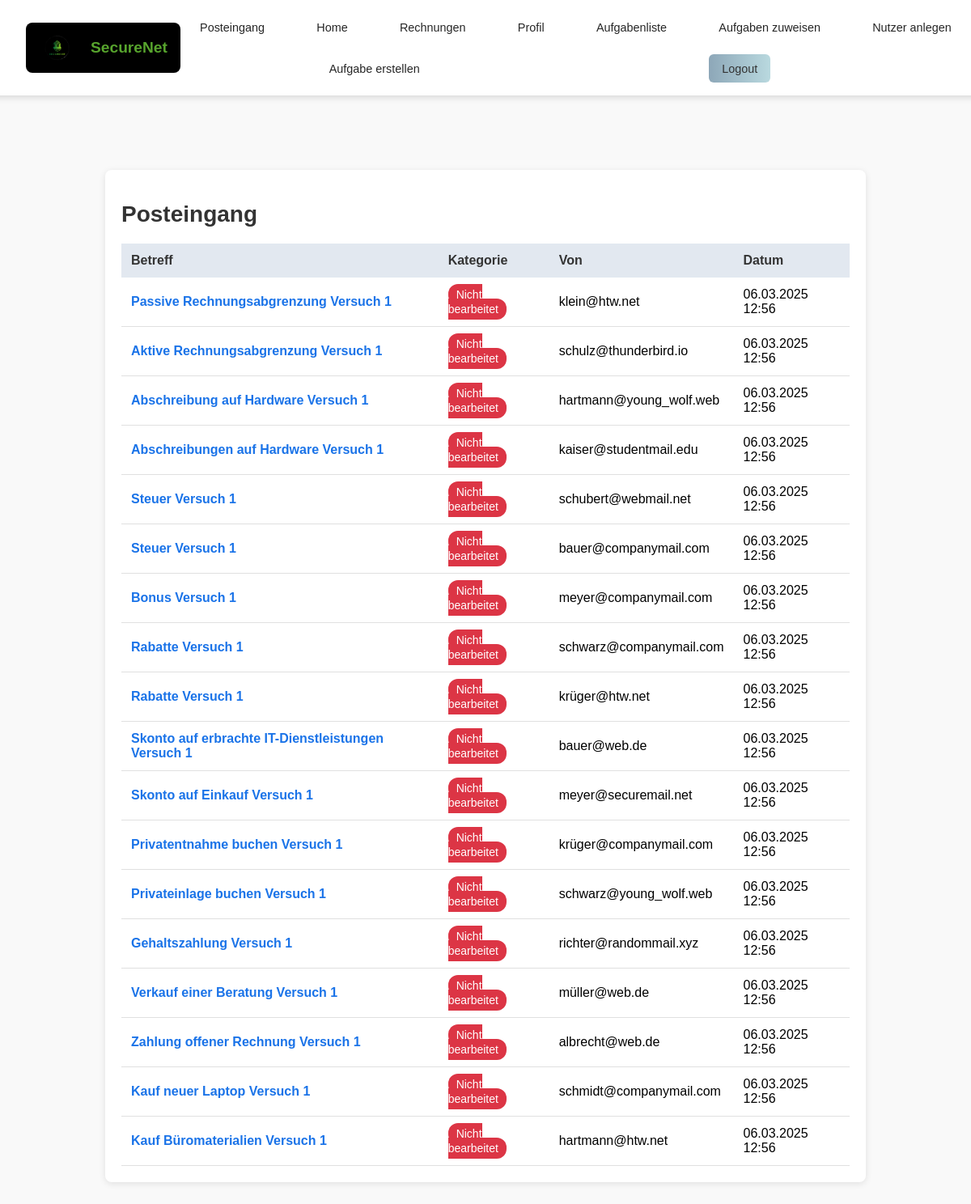
Before: /posts/posteingang/ (signed in) with the older database file.
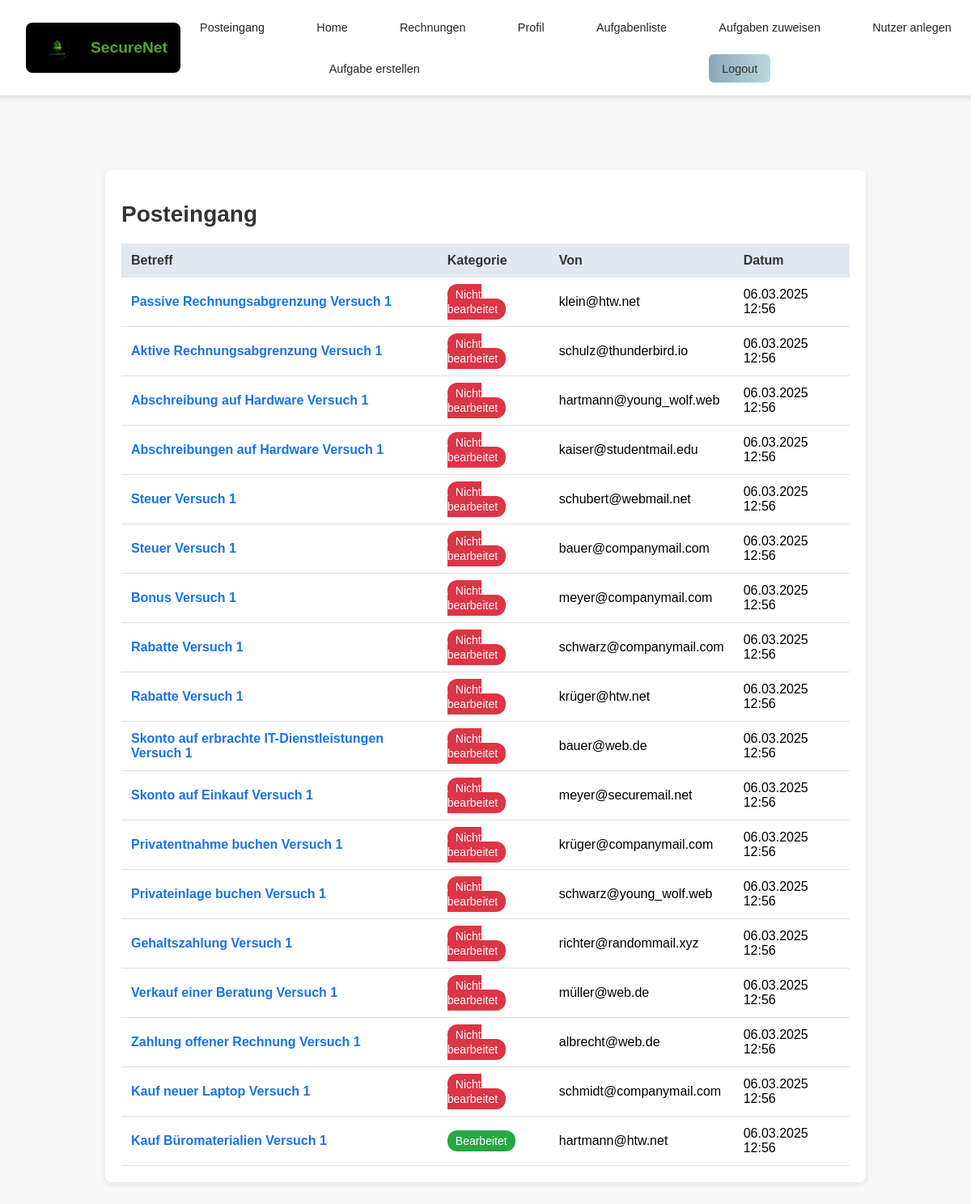
After: the same page with the newer database file.
### posts/models.py (models this page shows, shortened)
class Mail(models.Model):
    nutzer = models.ForeignKey(settings.AUTH_USER_MODEL, on_delete=models.CASCADE)
    aufgabe = models.ForeignKey(Aufgabe_neu, on_delete=models.CASCADE, null=True, blank=True)
    absender = models.ForeignKey(Absender, on_delete=models.CASCADE, null=True, blank=True)  # Neu
    betreff = models.CharField(max_length=255)
    mailtext = models.TextField()
    versuch = models.PositiveIntegerField(default=1)
    von = models.CharField(max_length=100, default="system@secure-net.de")
    absender_name = models.CharField(max_length=100, default="")  # Neuer Name
    absender_adresse = models.CharField(max_length=255, default="")  # Neue Adresse
    datum = models.DateTimeField(auto_now_add=True)
    status = models.CharField(max_length=50, choices=[
        ('nicht bearbeitet', 'Nicht bearbeitet'),
        ('bearbeitet', 'Bearbeitet')
    ], default='nicht bearbeitet')

class Absender(models.Model):
    name = models.CharField(max_length=100)
    email = models.EmailField(max_length=100)
    straße = models.CharField(max_length=255)
    stadt = models.CharField(max_length=100)
    plz = models.CharField(max_length=10)
    telnr = models.IntegerField(null=True)

### posts/views.py (the view)
# urls.py: path('posteingang/', views.posteingang, name='posteingang'),
@login_required
def posteingang(request):
    mails = Mail.objects.filter(nutzer_id=request.user.id).order_by('-datum')
    for mail in mails:
        buchung_vorhanden = Buchung.objects.filter(
            aufgabe=mail.aufgabe,
            nutzer=request.user,
            versuch=mail.versuch  # Korrekte Zuordnung zum Versuch
        ).exists()
        if buchung_vorhanden:
            mail.status = 'bearbeitet'
        mail.save()
    return render(request, 'posts/posteingang.html', {'mails': mails})

### posts/templates/posts/posteingang.html (shortened to what this page needs)
{% extends 'master_layout.html' %}
{% load static%}
{% block css %}
<link rel="stylesheet" href="{% static 'css/posteingang.css' %}">
{% endblock %}
{% block content %}
    <div class="container">
        <h1 class="title">Posteingang</h1>
        <div class="table-container">
            <table class="mail-table">
                <thead>
                    <tr>
                        <th>Betreff</th>
                        <th>Kategorie</th>
                        <th>Von</th>
                        <th>Datum</th>
                    </tr>
                </thead>
                <tbody>
                    {% for mail in mails %}
                    <tr class="mail-row" onclick="window.location='{% url 'posts:mail_detail' mail.id %}'">
                        <td>
                            <span class="mail-subject">{{ mail.betreff }}</span>
                        </td>
                        <td>
                            {% if mail.status == 'bearbeitet' %}
                                <span class="status status-bearbeitet">Bearbeitet</span>
                            {% else %}
                                <span class="status status-nicht-bearbeitet">Nicht bearbeitet</span>
                            {% endif %}
                        </td>
                        <td>{{ mail.absender.email }}</td>
                        <td>{{ mail.datum|date:"d.m.Y H:i" }}</td>
                    </tr>
                    {% empty %}
                    <tr>
                        <td colspan="4" class="empty-row">Keine Mails verfügbar.</td>
                    </tr>
                    {% endfor %}
                </tbody>
            </table>
        </div>
    </div>
{% endblock %}

Changed rows visible on the page:
changed Mail "Kauf Büromaterialien Versuch 1": status "Nicht bearbeitet" → "Bearbeitet"
